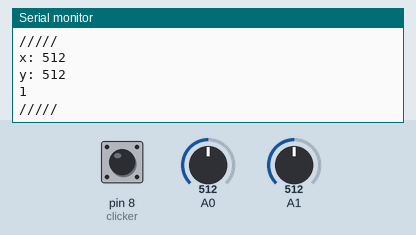
Recording of a sketch running on a simulated Arduino Uno, built with avr-gcc and run on an emulated ATmega328P. Shown: the last lines printed to the serial monitor. The test bench sets the inputs (shaded band); at power-on: A0 = 512, A1 = 512, pin 8 (clicker) HIGH.

Above: at 2.3 s.
2.4 s: A0 set to 716
4.5 s: A1 set to 716
At 5.7 s:
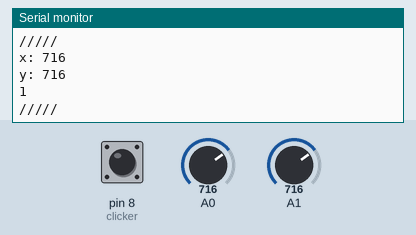
6.6 s: pin 8 (clicker) pulled LOW for 1.8 s
9.9 s: A0 set to 900
12.0 s: A1 set to 900
At 12.8 s:
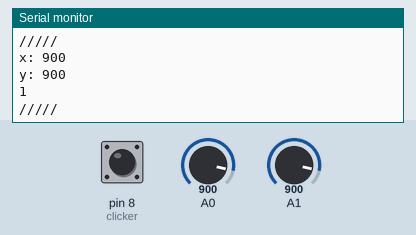
Timing chart, 0 to 15.0 s (numbered marks = the images above; inputs shaded):
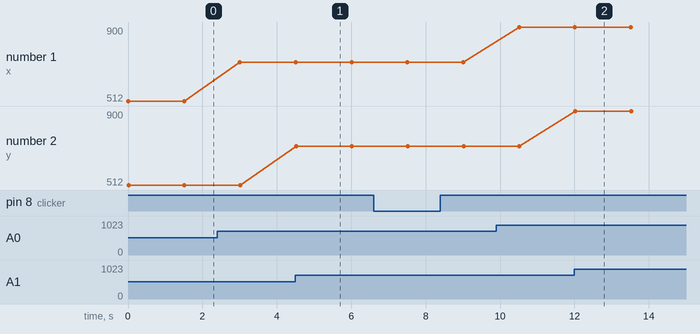

The sketch:

sketch_dec12a.ino
```cpp
int steakX = 0, steakY = 0, clicker = 8;

void setup() {
  Serial.begin(9600);
  pinMode(clicker, INPUT_PULLUP);
}

void loop() {
  steakX = analogRead(A0);
  steakY = analogRead(A1);
  Serial.println("/////");
  Serial.print("x: ");
  Serial.println(steakX);
  Serial.print("y: ");
  Serial.println(steakY);
  Serial.println(digitalRead(clicker));
  Serial.println("/////");
  delay(1500);
}
```

Measured:
- after the input at 4.5 s, the serial monitor: prints a new line at once (image 1)
- after the input at 12.0 s, the serial monitor: prints a new line at once (image 2)
- plotted number 1: 512 → 716 after the input at 2.4 s, 716 → 900 after the input at 9.9 s
